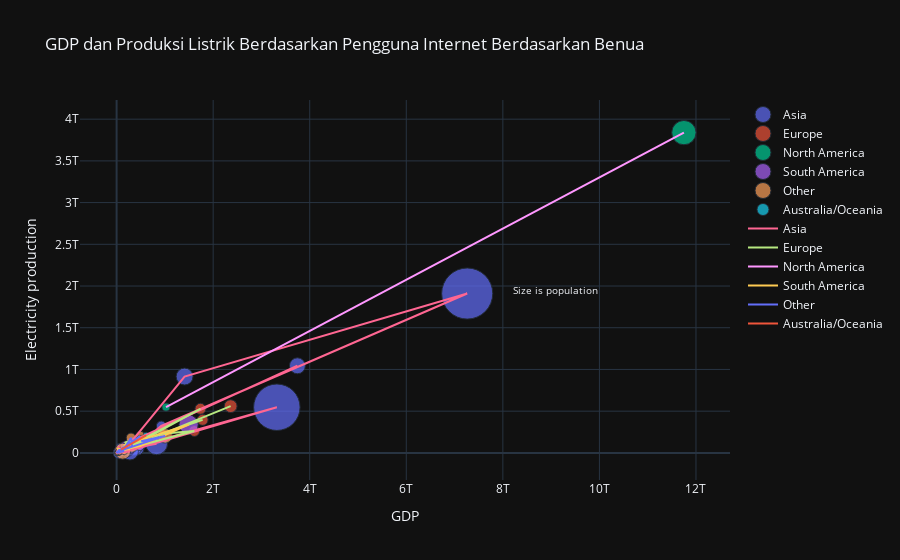

Here is the notebook cell this chart was saved with:
### Markdown cell above
## Visualisasi data bentuk graph

### Code cell
# GDP, Electricity production, Continent, Internet users
traces = []
lines = []
for Continent in df['Continent'].unique():
    continent_data = df[df['Continent'] == Continent]
    trace = go.Scatter(x=continent_data['GDP'], y=continent_data['Electricity production'], mode='markers',
                       marker=dict(size=continent_data['Population']/10000000, sizemode='area'),
                       name=Continent, hovertext=continent_data['Country'])
    line = go.Scatter(x=continent_data['GDP'], y=continent_data['Electricity production'], mode='lines', name=Continent)
    traces.append(trace)
    lines.append(line)

layout = go.Layout(title='GDP vs Electricity production by Continent vs Internet users',
                   xaxis=dict(title='GDP'),
                   yaxis=dict(title='Electricity production'),
                   hovermode='closest',
                   annotations=[
                       dict(
                           x=0.8,
                           y=0.5,
                           showarrow=False,
                           text='Size is population',
                           xref='paper',
                           yref='paper',
                           font=dict(size=10)
                       ),
                   ])

fig = go.Figure(data=traces+lines, layout=layout)
fig.show()
